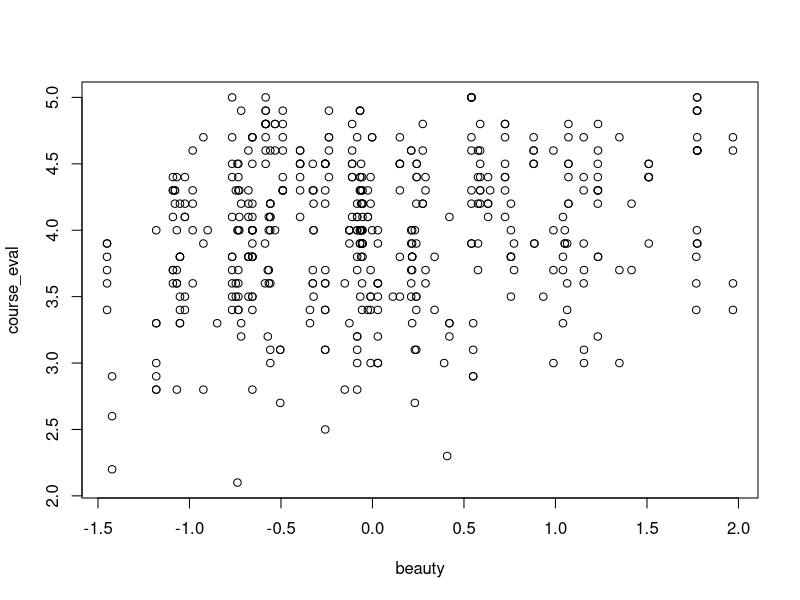

This figure's R source:
# 1-1
ratings <- read.csv("TeachingRatings.csv")
with(ratings, plot(beauty, course_eval))

# 1-2
model <- {course_eval ~ beauty}
reg <- lm(model, data=ratings)
reg
# 외모가 출중할수록 강의평가점수가 높아지는는 경향을 띈다.

# 1-3
0.133*mean(ratings$beauty) + 3.998

# 1-4
model2 <- {course_eval ~ beauty+intro+onecredit+female+minority+nnenglish}
lm(model2, data=ratings)
